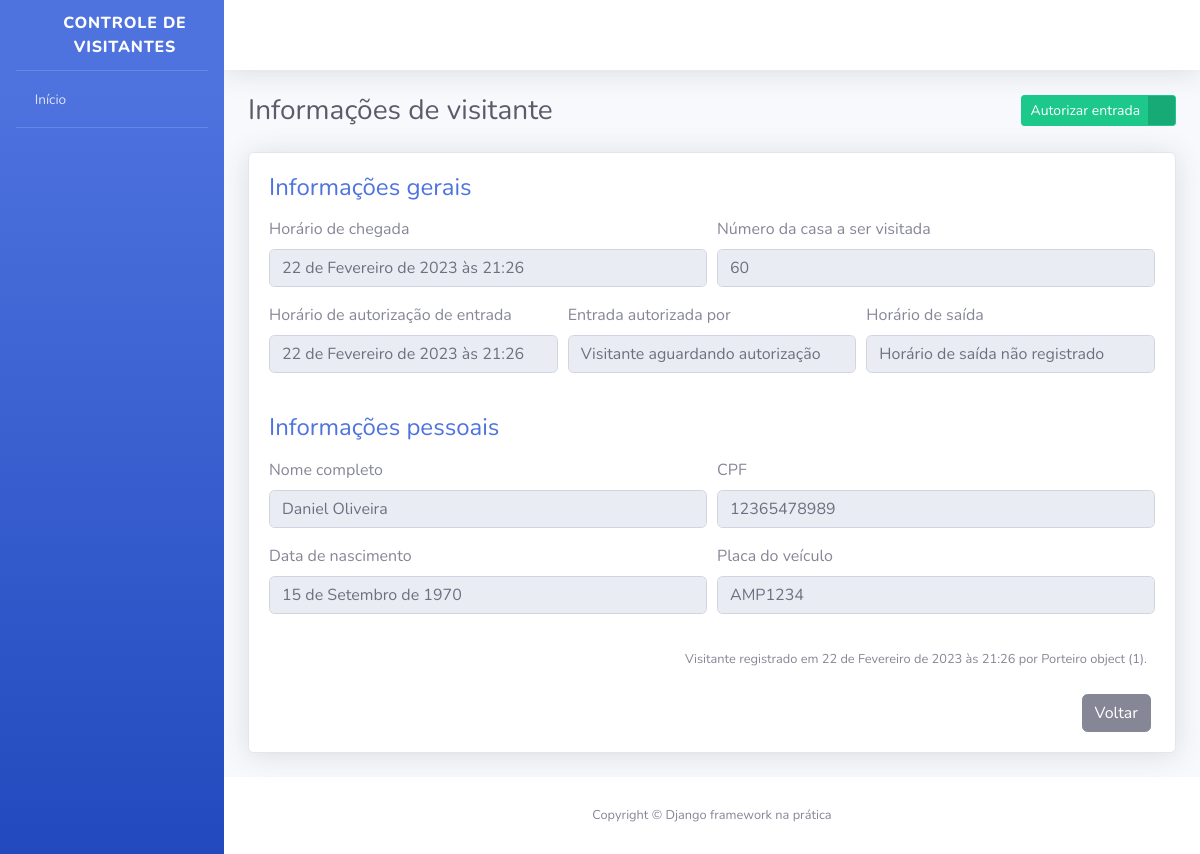
Before: /visitantes/1/ with the older database file.
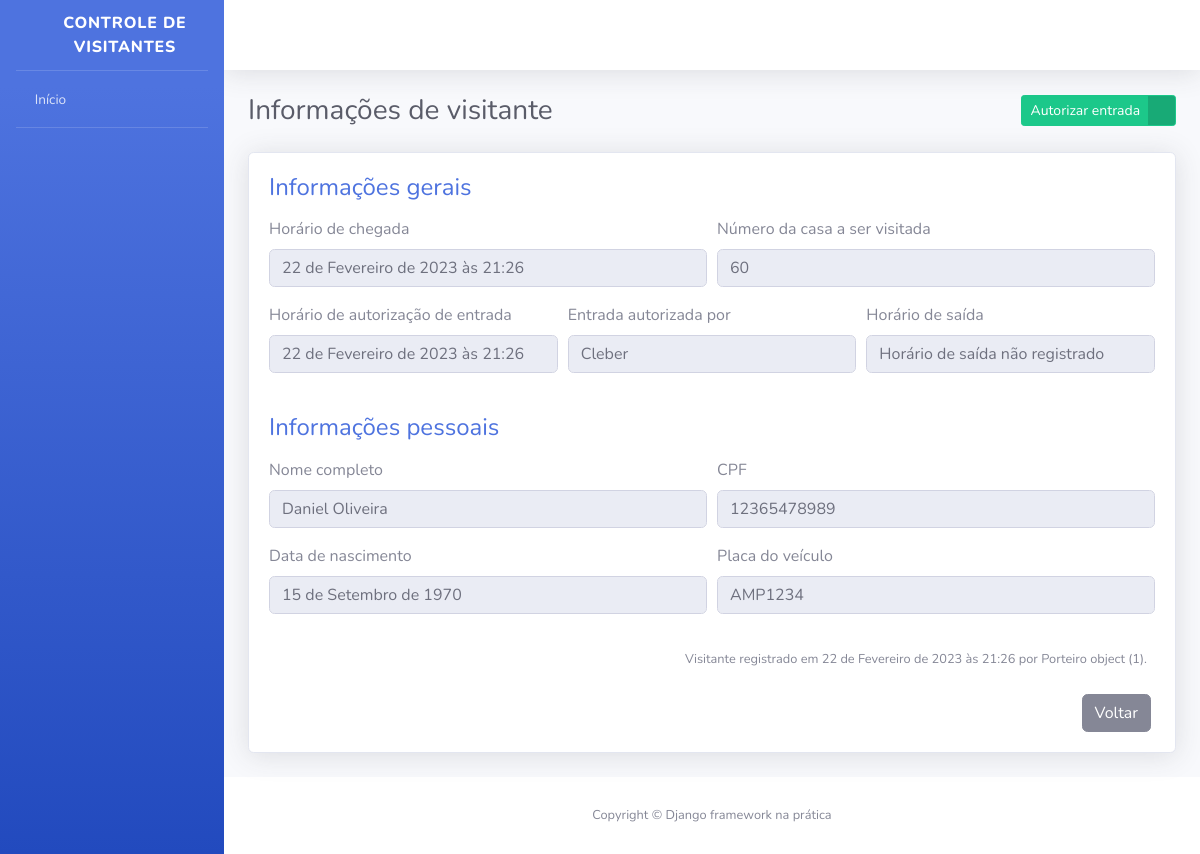
After: the same page with the newer database file.
### visitantes/models.py (models this page shows, shortened)
class Visitante(models.Model):
    STATUS_VISITANTE = [
        ("AGUARDANDO", "Aguardando autorização"),
        ("EM_VISITA", "Em visita"),
        ("FINALIZADO", "Visita finalizada"),
    ]
    status = models.CharField(
        verbose_name="Status",
        max_length=10,
        choices=STATUS_VISITANTE,
        default="AGUARDANDO"
    )
    nome_completo = models.CharField(
        verbose_name="Nome completo",
        max_length=194
        )
    cpf = models.CharField(
        verbose_name="CPF",
        max_length=11
        )
    data_nascimento = models.DateField(
        verbose_name="Da de nascimento",
        auto_now_add=False,
        auto_now=False
        )
    numero_casa = models.PositiveSmallIntegerField(
        verbose_name="Número da casa visitada"
        )
    placa_veiculo = models.CharField(
        verbose_name="Placa veículo",
        max_length=8,
        blank=True,
        null=True
        )
    horario_chegada = models.DateTimeField(
        verbose_name="Horário de chegada na portaria",
        auto_now_add=True
        )
    horario_saida = models.DateTimeField(
        verbose_name="Horário de saída",
        auto_now=False,
        blank=True,
        null=True
        )
    horario_autorizacao = models.DateTimeField(
        verbose_name= "Horário de autorização",
        auto_now=False,
        blank=True,
        null=True
        )
    morador_responsavel = models.CharField(
        verbose_name="Morador responsável pela autorização",
        max_length=194,
        blank=True
        )
    registrado_por = models.ForeignKey(
        "porteiros.Porteiro",
        verbose_name="Porteiro responsável",
        on_delete=models.PROTECT
    )
    def get_horario_saida(self):
        if self.horario_saida:
            return self.horario_saida
        return "Horário de saída não registrado"
    def get_horario_autorizacao(self):
        if self.horario_autorizacao:
            return self.horario_autorizacao
        return "Visitante aguardando autorização"
    def get_morador_responsavel(self):
        if self.morador_responsavel:
            return self.morador_responsavel
        return "Visitante aguardando autorização"
    def get_placa_veiculo(self):
        if self.placa_veiculo:
            return self.placa_veiculo
        return "Veículo não registrado"
    class Meta:
        verbose_name = "Visitante"
        verbose_name_plural = "Visitantes"
        db_table = "visitante"

### porteiros/models.py (models this page shows, shortened)
class Porteiro(models.Model):
    usuario = models.OneToOneField(
        "usuarios.Usuario",
        verbose_name="Usuário",
        on_delete=models.PROTECT,
    )
    nome_completo = models.CharField(
        verbose_name="Nome completo",
        max_length=194,
    )
    cpf = models.CharField(
        verbose_name="CPF",
        max_length=11,
    )
    telefone = models.CharField(
        verbose_name="Telefone de contato",
        max_length=11,
    )
    data_nascimento = models.DateField(
        verbose_name="Data de nascimento",
        auto_now=False,
        auto_now_add=False,
    )
    class Meta:
        verbose_name = "Porteiro"
        verbose_name_plural = "Porteiros"
        db_table = "porteiro"

### visitantes/views.py (the view, shortened to what this page needs)
# urls.py: path("visitantes/<int:id>/", informacoes_visitante, name="informacoes_visitante"),
def informacoes_visitante(request, id):
    visitante = get_object_or_404(
        Visitante,
        id=id
    )
    form = AutorizarVisitanteForm()
    context = {
        "nome_pagina": "Informações de visitante",
        "visitante": visitante,
        "form": form
    }
    return render(request, "informacoes_visitante.html", context)

### visitantes/forms.py
class AutorizarVisitanteForm(forms.ModelForm):
    morador_responsavel = forms.CharField(required=True)
    class Meta:
        model = Visitante
        fields = [
            "morador_responsavel"
        ]
        error_messages = {
            "morador_responsavel": {
                "required": "Por favor, informe o morador responsável pela autorização de entrada do visitante"
            }
        }

### templates/informacoes_visitante.html (shortened to what this page needs)
{% extends "base.html" %}
{% load widget_tweaks %}
{% block conteudo %}
<div class="container">
    <div class="d-sm-flex align-items-center justify-content-between mb-4">
        <h1 class="h3 mb-0 text-gray-800">{{ nome_pagina }}</h1>
        <div>
            <a href="#" class="btn btn-success btn-icon-split btn-sm" data-toggle="modal" data-target="#modal1">
                <span class="text">Autorizar entrada</span>
                <span class="icon text-white-50">
                    <i class="fas fa-user-check"></i>
                </span>
            </a>
        </div>
    </div>
    <div class="card shadow mb-4">
        <div class="card-body">
            <h4 class="mb-3 text-primary">
                Informações gerais
            </h4>
            <form>
                <div class="form-row">
                    <div class="form-group col-md-6">
                        <label>Horário de chegada</label>
                        <input type="text" class="form-control" value="{{ visitante.horario_chegada }}" disabled>
                    </div>
                    <div class="form-group col-md-6">
                        <label>Número da casa a ser visitada</label>
                        <input type="text" class="form-control" value="{{ visitante.numero_casa }}" disabled>
                    </div>
                </div>
                <div class="form-row">
                    <div class="form-group col-md-4">
                        <label>Horário de autorização de entrada</label>
                        <input type="text" class="form-control" value="{{ visitante.get_horario_autorizacao }}" disabled>
                    </div>
                    <div class="form-group col-md-4">
                        <label>Entrada autorizada por</label>
                        <input type="text" class="form-control" value="{{ visitante.get_morador_responsavel }}" disabled>
                    </div>
                    <div class="form-group col-md-4">
                        <label>Horário de saída</label>
                        <input type="text" class="form-control" value="{{ visitante.get_horario_saida }}" disabled>
                    </div>
                </div>
            </form>
            <h4 class="mb-3 mt-4 text-primary">
                Informações pessoais
            </h4>
            <form>
                <div class="form-row">
                    <div class="form-group col-md-6">
                        <label>Nome completo</label>
                        <input type="text" class="form-control" value="{{ visitante.nome_completo }}" disabled>
                    </div>
                    <div class="form-group col-md-6">
                        <label>CPF</label>
                        <input type="text" class="form-control" value="{{ visitante.cpf }}" disabled>
                    </div>
                </div>
                <div class="form-row">
                    <div class="form-group col-md-6">
                        <label>Data de nascimento</label>
                        <input type="text" class="form-control" value="{{ visitante.data_nascimento }}" disabled>
                    </div>
                    <div class="form-group col-md-6">
                        <label>Placa do veículo</label>
                        <input type="text" class="form-control" value="{{ visitante.get_placa_veiculo }}" disabled>
                    </div>
                </div>
            </form>
            <p class="mr-2 mt-3 mb-4 text-right">
                <small>
                    Visitante registrado em {{ visitante.horario_chegada }} por {{ visitante.registrado_por }}.
                </small>
            </p>
            <div class="mr-1 text-right">
                <a href="#" class="btn btn-secondary text-white" type="button">
                    <span class="text">Voltar</span>
                </a>
            </div>
        </div>
    </div>
</div>
{% endblock %}

Changed rows visible on the page:
changed Visitante "Horário de saída não registrado": get_morador_responsavel "Visitante aguardando autorização" → "Cleber"
